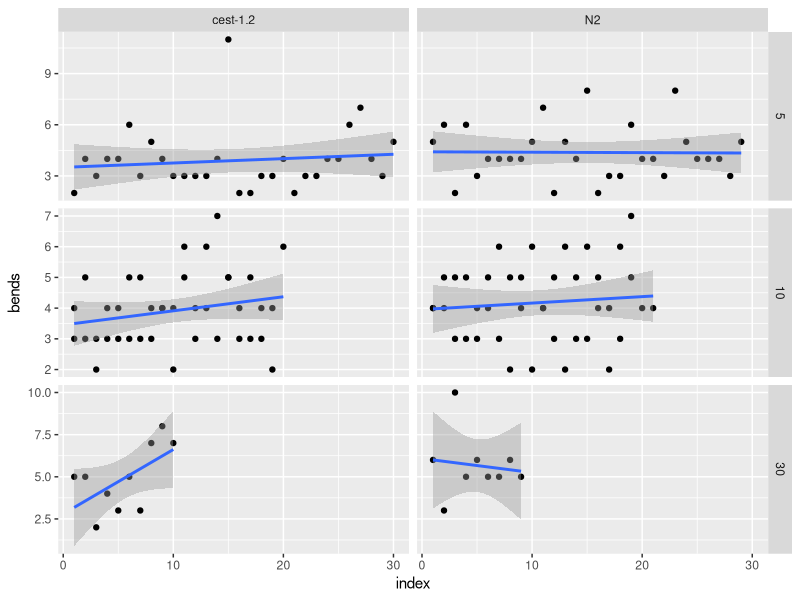

R code for this plot: (Note: this script raises an error after producing the figure.)
## ---- chunk 1
knitr::opts_chunk$set(echo = TRUE)
library(tidyverse)
library(patchwork)
library(ggbeeswarm)
library(kableExtra)
## ---- chunk 2
AntTouch <- read_csv('cest1.2_anterior_touch_merged.csv')
## ---- chunk 3
bodybendPlot <- AntTouch %>%
  #filter(NumBends < 10) %>%
  filter(is.na(note)) %>%
  ggplot(aes(x = genotype, y = bends, colour = date)) +
  geom_boxplot() +
  stat_summary(geom = "errorbar", fun.data = "mean_se", width = 0.25, color = "red") +
  ggbeeswarm::geom_quasirandom(width = .25) +
  facet_grid(.~time_off_food)

#Are num bends dependent on time on plate? 
(bends_by_order <- AntTouch %>%
  group_by(genotype, time_off_food, observer) %>%
  mutate(index = row_number()) %>%
  ggplot(aes(x = index, y = bends)) +
    geom_point()) +
  facet_grid(time_off_food ~ genotype, scales = "free_y") +
  geom_smooth(method = "lm")
  
bodybendPlot +
  facet_grid(.~ date)
## ---- chunk 4
AntTouch %>%
  filter(time_off_food != 30, is.na(note)) %>%
  ggplot(aes(x= genotype, y = bends)) +
  geom_boxplot() +
  geom_quasirandom(aes(colour = observer), width = 0.2,alpha = 0.4)
  
# get group means:

AntTouch %>%
  filter(time_off_food != 30, is.na(note)) %>%
  group_by(observer, genotype) %>%
  summarize(mean_bends = mean(bends)) %>%
  kable() %>%
  kable_styling(bootstrap_options = c("striped", "hover", "condensed", "responsive"))

# plot the distribution of body bends:
## ---- chunk 5
AntTouch %>%
  filter(time_off_food != 30, is.na(note)) %>%
  ggplot(aes(x = bends)) +
  geom_freqpoly(aes(color = genotype), stat = "bin", bins = 6)
  #geom_density(aes(fill = genotype), alpha = 0.2)
## ---- chunk 6
AntTouch$tail_touch_logical <- AntTouch$tail_touch == "Y"
tailtouchPlot <- AntTouch %>%
  #filter(NumBends < 10) %>%
  filter(is.na(note)) %>%
  ggplot(aes(x = genotype, y = tail_touch , colour = date)) +
  stat_summary(fun.y = sum, geom = "bar") +
  facet_grid(date ~time_off_food)
tailtouchPlot
